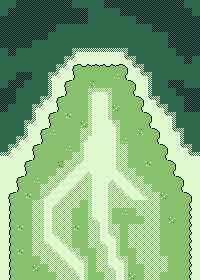

Tiled map render using the project's own tile images. Description and the whole map definition, tile-layer contents included, below:
An orthogonal 25x35 tile map with 8x8 px tiles, 1 tile layer (Tile Layer 1).

<map version="1.10" tiledversion="1.10.2" orientation="orthogonal" renderorder="right-down" width="25" height="35" tilewidth="8" tileheight="8" infinite="0" nextlayerid="2" nextobjectid="1">
 <tileset firstgid="1" source="tiles.tsx" />
 <layer id="1" name="Tile Layer 1" width="25" height="35">
  <data encoding="csv">
39,39,94,94,94,94,94,94,94,39,39,39,39,94,94,94,94,94,94,94,94,94,94,39,39,
39,94,94,94,94,94,94,94,94,94,94,39,39,39,39,94,94,94,94,94,94,94,94,94,39,
94,94,94,94,94,94,94,94,94,94,94,39,39,39,39,39,39,94,94,94,94,94,94,94,94,
94,94,94,94,94,94,94,39,39,39,39,39,39,39,39,39,39,39,39,94,94,94,94,94,94,
94,94,94,94,94,94,39,39,39,39,39,39,39,39,39,39,39,39,39,39,39,94,94,94,94,
94,94,94,94,39,39,39,39,39,39,39,39,39,39,39,39,39,39,39,39,39,94,94,94,94,
39,94,39,39,39,39,39,39,39,196,239,239,239,239,239,197,39,39,39,39,39,39,94,94,94,
39,39,39,39,39,39,39,39,196,240,20,20,20,20,20,238,197,39,39,39,39,39,39,94,39,
39,39,39,39,39,39,39,196,240,4,5,6,6,5,6,8,238,197,39,39,39,39,39,39,39,
39,39,94,94,39,39,196,240,20,24,19,19,19,19,27,28,20,238,197,39,39,39,39,39,39,
39,94,94,39,39,39,220,20,4,19,19,45,19,19,19,19,8,20,218,39,39,94,94,39,39,
94,94,39,39,39,39,220,20,24,19,19,136,179,137,19,19,28,20,218,39,39,39,94,94,94,
94,94,39,39,39,196,240,4,19,19,19,160,20,158,19,19,19,8,238,197,39,39,39,94,94,
94,39,39,39,196,240,20,24,19,19,19,160,20,158,47,19,19,28,20,238,197,39,39,94,94,
39,39,39,39,220,20,4,19,25,19,19,160,20,158,19,19,19,19,8,20,238,197,39,39,39,
39,39,39,196,240,20,24,19,19,19,47,160,20,20,137,19,19,19,28,20,20,218,39,39,39,
39,39,39,220,20,4,27,19,19,19,159,160,20,20,158,19,19,45,19,8,20,238,197,39,39,
39,39,196,240,20,24,19,19,19,19,136,20,20,20,158,27,19,19,19,28,20,20,218,39,39,
39,196,240,20,4,19,19,19,27,19,160,20,20,20,158,159,19,19,19,19,8,20,238,197,39,
239,240,20,20,24,19,19,19,19,159,160,20,20,20,158,159,19,19,19,19,28,20,20,238,239,
20,20,20,4,19,19,19,26,159,136,180,20,20,20,158,159,19,19,25,19,19,8,20,20,20,
20,20,20,24,19,19,19,159,136,180,138,140,20,20,178,137,159,19,19,19,19,28,20,20,20,
20,20,4,19,27,19,159,136,180,138,157,160,20,138,140,178,137,159,19,19,19,19,8,20,20,
20,20,24,19,19,159,136,180,138,157,159,160,20,158,156,140,178,137,159,19,19,19,28,20,20,
20,4,19,25,19,136,180,138,157,159,159,160,20,158,159,156,140,178,137,159,47,19,19,8,20,
20,24,19,19,159,160,138,157,159,159,19,160,20,158,159,159,159,159,159,159,19,19,19,28,20,
20,24,19,19,159,160,158,159,159,19,19,160,20,158,19,27,19,159,159,159,19,19,19,28,20,
20,24,19,19,159,160,158,159,159,19,19,156,140,158,19,19,19,19,159,159,19,47,19,28,20,
20,24,25,19,159,160,158,159,159,25,19,159,160,158,159,19,159,159,159,159,19,19,19,28,20,
20,24,19,19,159,160,178,137,159,19,19,159,160,178,137,19,159,159,159,159,19,19,19,28,20,
20,24,19,19,159,156,140,178,137,19,19,159,156,140,158,19,159,159,159,159,19,19,19,28,20,
20,24,25,19,159,159,156,140,178,137,19,19,159,160,158,19,19,159,159,159,19,19,19,28,20,
20,24,19,19,19,159,159,156,140,178,137,19,159,160,178,137,19,159,159,159,159,19,19,28,20,
20,24,19,19,47,19,159,159,156,140,158,19,159,156,140,158,19,19,159,159,159,19,19,28,20,
20,24,19,19,19,19,19,159,159,156,158,19,19,159,160,158,47,19,159,159,19,19,19,28,20
</data>
 </layer>
</map>
